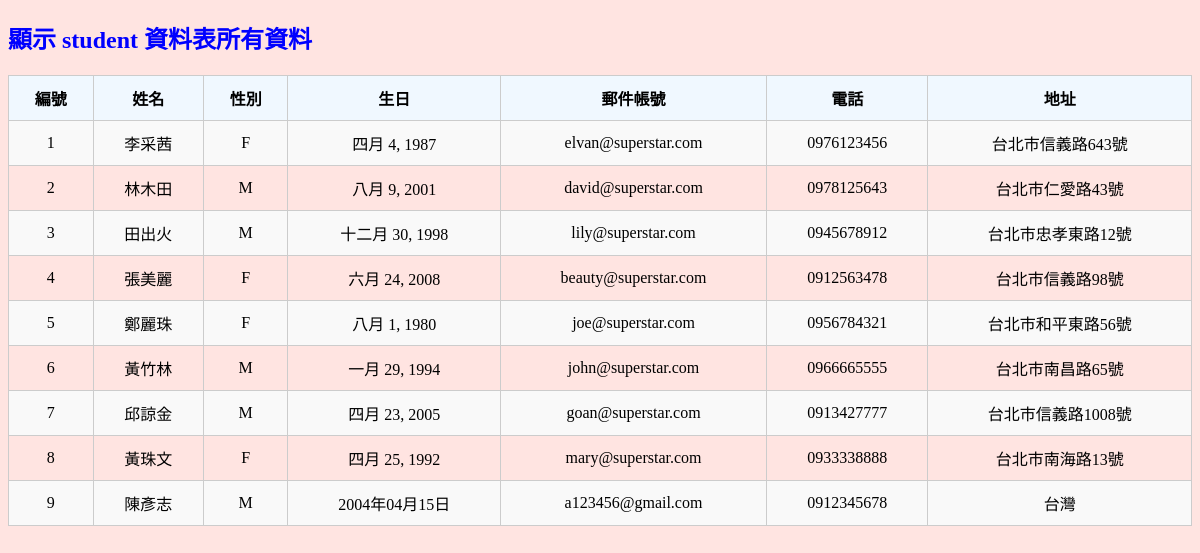
/listall/, run on the app's committed database.
### studentsapp/models.py (models this page shows, shortened)
class student(models.Model):
	cName = models.CharField(max_length=20, null=False)
	cSex = models.CharField(max_length=2, default='M', null=False)
	cBirthday = models.DateField(null=False)
	cEmail = models.EmailField(max_length=100, blank=True, default='')
	cPhone = models.CharField(max_length=50, blank=True, default='')
	cAddr = models.CharField(max_length=255,blank=True, default='')

### studentsapp/views.py (the view)
# urls.py: path('listall/', views.listall),
def listall(request):
    students = student.objects.all().order_by('id')  #讀取資料表, 依 id 遞增排序
    return render(request, "listall.html", locals())

### templates/listall.html (shortened to what this page needs)
{% load static %}
<!DOCTYPE html>
<html>
	<head>
		<link rel="stylesheet" href="{% static 'css/style.css' %}">
	</head>
	<body>
		<h2>顯示 student 資料表所有資料</h2>
		<table border="1" cellpadding="0" cellspacing="0">
			<th>編號</th><th>姓名</th><th>性別</th><th>生日</th>
			<th>郵件帳號</th><th>電話</th><th>地址</th>
			{% for student in students %}
				<tr>
					<td>{{ student.id }} </td>
					<td>{{ student.cName }} </td>
					<td>{{ student.cSex}} </td>
					<td>{{ student.cBirthday }} </td>
					<td>{{ student.cEmail }} </td>
					<td>{{ student.cPhone}} </td>
					<td>{{ student.cAddr }} </td>
				</tr>
			{% endfor %}
			<tr>
	<td>9</td>
	<td>陳彥志</td>
	<td>M</td>
	<td>2004年04月15日</td>
	<td>a123456@gmail.com</td>
	<td>0912345678</td>
	<td>台灣</td>
	</tr>
		</table>
	</body>
</html>

### static/css/style.css (style rules this page uses)
body { background-color: #ffe4e1; }
table { width: 100%; border-collapse: collapse; margin-top: 20px; }
th, td { border: 1px solid #ccc; padding: 10px; text-align: center; }
th { background-color: #f0f8ff; font-weight: bold; }
tr:nth-child(even) { background-color: #f9f9f9; }
h2 { color: blue; }

### data on the page
student: id "1", cName "李采茜", cSex "F", cBirthday "四月 4, 1987", cEmail "elvan@superstar.com", cPhone "0976123456", cAddr "台北市信義路643號"
student: id "2", cName "林木田", cSex "M", cBirthday "八月 9, 2001", cEmail "david@superstar.com", cPhone "0978125643", cAddr "台北市仁愛路43號"
student: id "3", cName "田出火", cSex "M", cBirthday "十二月 30, 1998", cEmail "lily@superstar.com", cPhone "0945678912", cAddr "台北市忠孝東路12號"
student: id "4", cName "張美麗", cSex "F", cBirthday "六月 24, 2008", cEmail "beauty@superstar.com", cPhone "0912563478", cAddr "台北市信義路98號"
student: id "5", cName "鄭麗珠", cSex "F", cBirthday "八月 1, 1980", cEmail "joe@superstar.com", cPhone "0956784321", cAddr "台北市和平東路56號"
student: id "6", cName "黃竹林", cSex "M", cBirthday "一月 29, 1994", cEmail "john@superstar.com", cPhone "0966665555", cAddr "台北市南昌路65號"
student: id "7", cName "邱諒金", cSex "M", cBirthday "四月 23, 2005", cEmail "goan@superstar.com", cPhone "0913427777", cAddr "台北市信義路1008號"
student: id "8", cName "黃珠文", cSex "F", cBirthday "四月 25, 1992", cEmail "mary@superstar.com", cPhone "0933338888", cAddr "台北市南海路13號"
